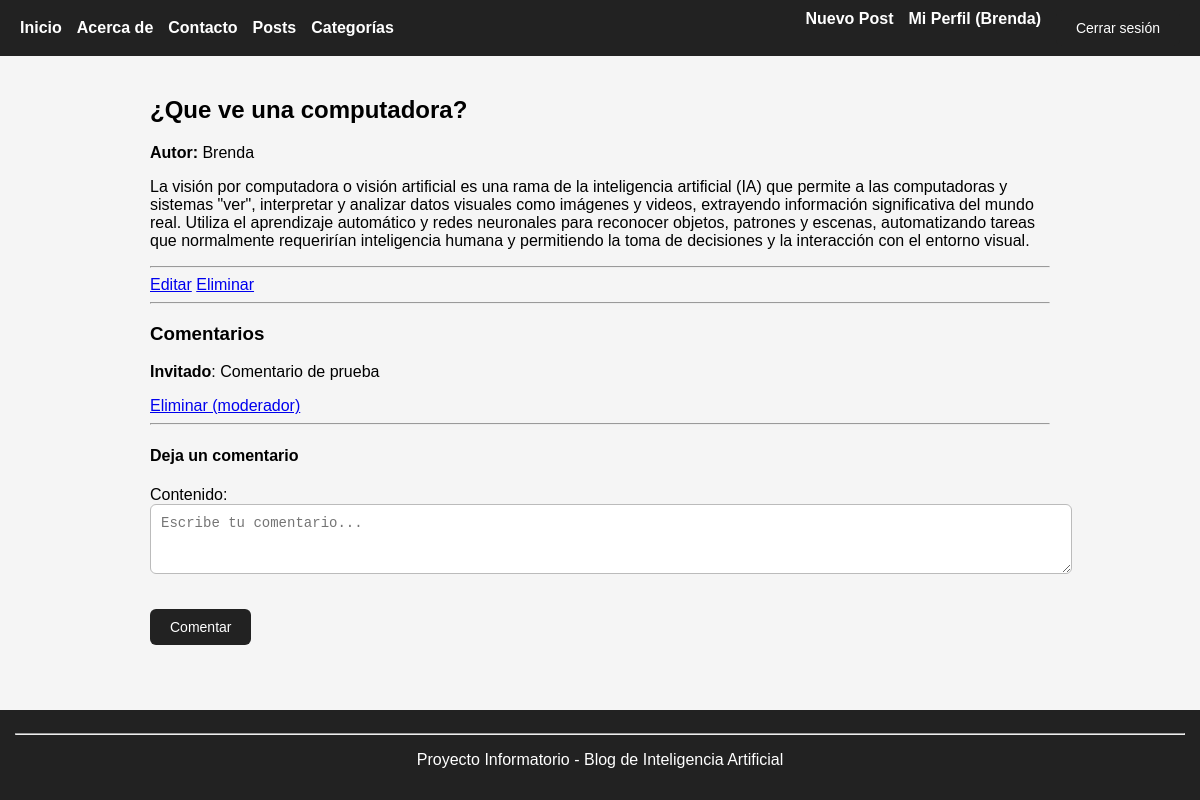
/posts/post/8/ (signed in), run on the app's committed database.
### posts/models.py (models this page shows, shortened)
class Post(models.Model):
    titulo = models.CharField(max_length=200)
    contenido = models.TextField()
    fecha_creacion = models.DateTimeField(auto_now_add=True)
    autor = models.ForeignKey(User, on_delete=models.CASCADE)
    categoria = models.ForeignKey(Categoria, on_delete=models.PROTECT, related_name="posts")

### comentarios/models.py (models this page shows, shortened)
class Comentario(models.Model):
    post = models.ForeignKey(Post, on_delete=models.CASCADE, related_name='comentarios')
    autor = models.ForeignKey(User, on_delete=models.CASCADE)
    contenido = models.TextField()
    fecha = models.DateTimeField(auto_now_add=True)

### posts/views.py (the view)
# urls.py: path('post/<int:post_id>/', views.detalles_post, name='detalles_post'),
def detalles_post(request, post_id):
    post = get_object_or_404(Post, pk=post_id)
    comentarios = post.comentarios.all().order_by('-fecha')
    form_comentario = None # Inicializamos el formulario de comentar
    if request.method == 'POST':
        form_comentario = ComentarioForm(request.POST)
        if form_comentario.is_valid():
            if request.user.is_authenticated:
                nuevo_comentario = form_comentario.save(commit=False)
                nuevo_comentario.post = post
                nuevo_comentario.autor = request.user
                nuevo_comentario.save()
                return redirect('detalles_post', post_id=post.id)
    else:
        form_comentario = ComentarioForm()
    return render(request, 'posts/detalles_post.html', {
        'post': post,
        'comentarios': comentarios,
        'form': form_comentario,
    })

### comentarios/forms.py
class ComentarioForm(forms.ModelForm):
    class Meta:
        model = Comentario
        fields = ['contenido']
        widgets = {
            'contenido': forms.Textarea(attrs={
                'rows': 3,
                'placeholder': 'Escribe tu comentario...',
                'class': 'form-control'
            }),
        }

### paginas/context_processors.py (called while the page is built)
def categorias_context(request):
    return {
        'categorias_globales': Categoria.objects.all()
    }

### posts/templates/posts/detalles_post.html (shortened to what this page needs)
{% extends "base.html" %}
{% block content %}
<div class="post-detalle">
    <h2>{{ post.titulo }}</h2>
    <p><strong>Autor:</strong> {{ post.autor }}</p>
    <p>{{ post.contenido }}</p>
    <hr>
    {% if user.is_authenticated and user.is_staff %}
        <a href="{% url 'editar_post' post.id %}" class="btn btn-warning">Editar</a>
        <a href="{% url 'eliminar_post' post.id %}" class="btn btn-danger"
           onclick="return confirm('¿Seguro que quieres eliminar este post?');">
           Eliminar
        </a>
    {% endif %}
</div>
<hr>
<h3>Comentarios</h3>
{% for comentario in post.comentarios.all %}
    <div class="comentario">
        <p><strong>{{ comentario.autor }}</strong>: {{ comentario.contenido }}</p>
        {% if user.is_authenticated and user.is_staff %}
            <a href="{% url 'eliminar_comentario' comentario.id %}" class="btn btn-sm btn-danger"
               onclick="return confirm('¿Seguro que quieres eliminar este comentario?');">
               Eliminar (moderador)
            </a>
        {% endif %}
    </div>
{% empty %}
    <p>No hay comentarios todavía.</p>
{% endfor %}
<hr>
{% if user.is_authenticated %}
    <h4>Deja un comentario</h4>
    <form method="post">
        {{ form.as_p }}
        <button type="submit" class="btn btn-success">Comentar</button>
    </form>
{% else %}
    <p><a href="{% url 'login' %}">Inicia sesión</a> para comentar.</p>
{% endif %}
{% endblock %}

### templates/base.html (shortened to what this page needs)
<!DOCTYPE html>
<html lang="es">
<head>
    {% load static %}
    <link rel="stylesheet" href="{% static 'css/style.css' %}">
</head>
<body>
    <header>
        <nav>
            <div class="left-links">
                <a href="{% url 'Inicio' %}">Inicio</a>
                <a href="{% url 'Acerca' %}">Acerca de</a>
                <a href="{% url 'Contacto' %}">Contacto</a>
                <a href="{% url 'lista_posts' %}">Posts</a>
                <a href="{% url 'categorias_lista' %}">Categorías</a>
            </div>
            <div class="right-links">
                {% if user.is_authenticated %}
                    {% if user.is_staff %}
                        <a href="{% url 'nuevo_post' %}">Nuevo Post</a>
                    {% endif %}
                    <a href="{% url 'perfil' %}">Mi Perfil ({{ user.username }})</a>
                    <form action="{% url 'logout' %}" method="post" style="display:inline;">
                        <button type="submit">Cerrar sesión</button>
                    </form>
                {% else %}
                    <a href="{% url 'login' %}">Iniciar sesión</a>
                    <a href="{% url 'Registrarse' %}">Registrarse</a>
                {% endif %}
            </div>
        </nav>
    </header>
    <main>
        {% block content %}{% endblock %}
    </main>
    <footer>
        <hr>
        <p> Proyecto Informatorio - Blog de Inteligencia Artificial</p>
    </footer>
</body>
</html>

### static/css/style.css (style rules this page uses)
body { font-family: Arial, sans-serif; background-color: #f5f5f5; margin: 0; padding: 0; min-height: 100vh; display: flex; flex-direction: column; }
header { background-color: #222; padding: 10px 20px; }
nav { display: flex; justify-content: space-between; align-items: center; }
nav .left-links { display: flex; gap: 15px; }
nav .right-links { display: flex; gap: 15px; }
nav a { color: white; text-decoration: none; font-weight: bold; }
main { flex: 1; padding: 20px; max-width: 900px; margin: 0 auto; }
form input[type="text"], form input[type="email"], form input[type="password"], form textarea, form select { width: 100%; padding: 10px; border: 1px solid #bbb; border-radius: 6px; margin-bottom: 15px; font-size: 14px; background-color: #fff; transition: border 0.3s; }
button, input[type="submit"] { background-color: #222; color: white; border: none; padding: 10px 20px; border-radius: 6px; cursor: pointer; font-size: 14px; }
footer { background-color: #222; color: white; text-align: center; padding: 15px; margin-top: auto; }

### data on the page
Post: titulo "¿Que ve una computadora?", autor "Brenda", contenido "La visión por computadora o visión artificial es una rama de la inteligencia artificial (IA) que permite a las computadoras y sistemas \"ver\", interpretar y analizar datos visuales como imágenes y videos, extrayendo información significativa del mundo real. Utiliza el aprendizaje automático y redes neuronales para reconocer objetos, patrones y escenas, automatizando tareas que normalmente requerirían inteligencia humana y permitiendo la toma de decisiones y la interacción con el entorno visual."
Comentario: autor "Invitado", contenido "Comentario de prueba"

### other printed values
{{ user.username }} "Brenda"
